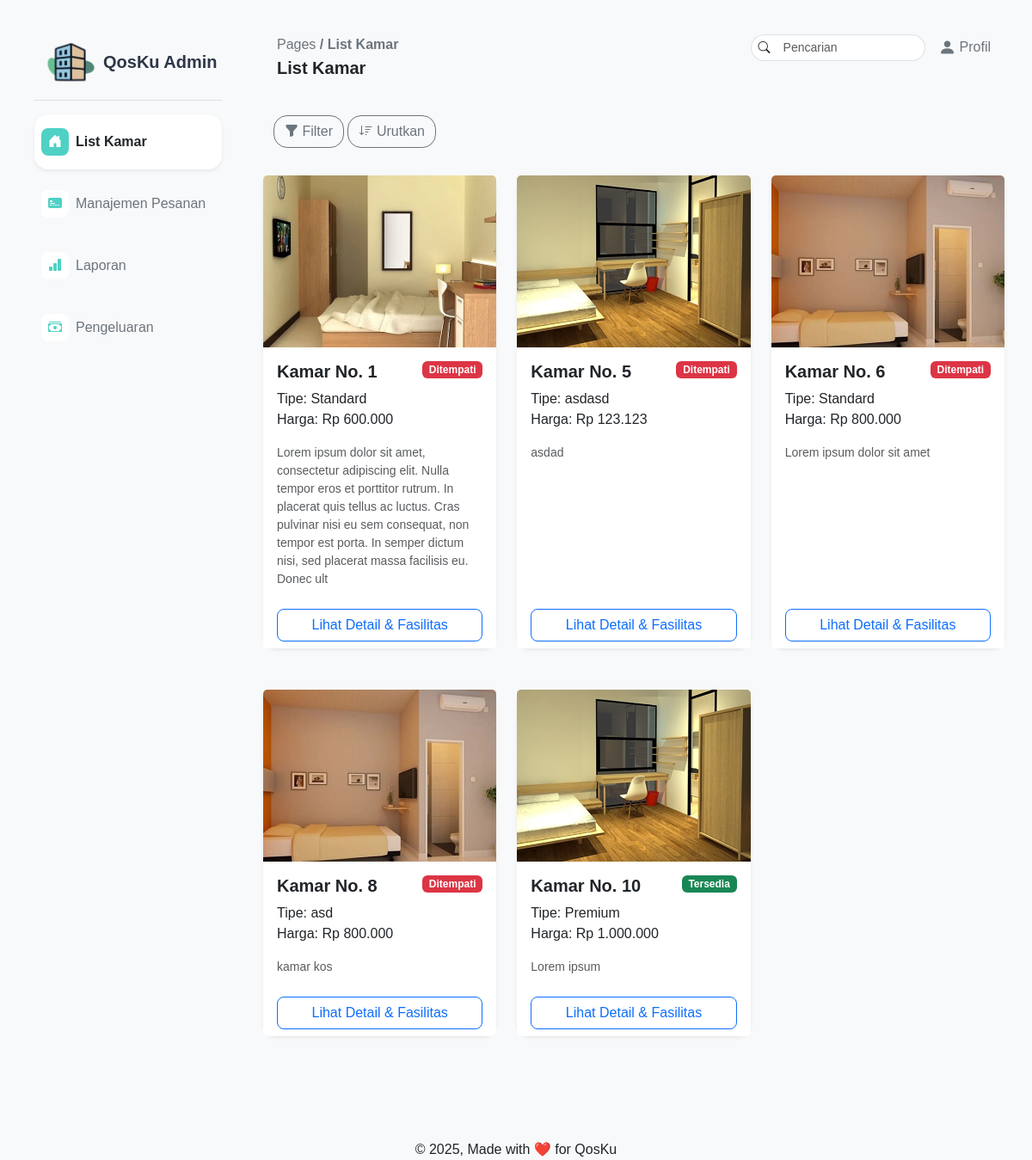
The page /pages/admin/dashboard.php (signed in) on the database its author committed.
### tables this page shows
CREATE TABLE `kamar_kos` (
  `idKamar` int(11) NOT NULL,
  `nomorKamar` int(11) NOT NULL,
  `tipeKamar` varchar(255) NOT NULL,
  `harga` int(11) NOT NULL,
  `statusKetersediaan` enum('Tersedia','Ditempati','Dalam Perbaikan') NOT NULL DEFAULT 'Tersedia',
  `deskripsi` varchar(255) NOT NULL,
  `gambar` varchar(255) NOT NULL
);

### pages/admin/dashboard.php (the view, shortened to what this page needs)
<?php
require "../../php/connect.php";
$perPage = 6;
$page = isset($_GET['page']) ? max(1, (int)$_GET['page']) : 1;
$offset = ($page - 1) * $perPage;
$query = "SELECT * FROM kamar_kos ORDER BY nomorKamar LIMIT $perPage OFFSET $offset";
$hasil = $connect->query($query);
$kamar = [];
if ($hasil) {
  $kamar = $hasil->fetch_all(MYSQLI_ASSOC);
}
?>
<!DOCTYPE html>
<html lang="en">
<head>
  <link href="https://cdn.jsdelivr.net/npm/bootstrap@5.3.6/dist/css/bootstrap.min.css" rel="stylesheet"
>
  <link rel="stylesheet" href="../../assets/css/style.css">
  <link rel="stylesheet" href="https://cdn.jsdelivr.net/npm/bootstrap-icons@1.13.1/font/bootstrap-icons.min.css">
</head>
<body class="bg-light">
  <div class="d-flex min-vh-100 ms-4 me-4">
    <?php include '../../layout/adminNavbar.php'; ?>
    <div class="flex-grow-1">
      <?php include '../../layout/adminHeader.php'; ?>
      <div class="container-fluid pt-4 pb-3">
        <div class="d-flex justify-content-between align-items-center mb-3 px-2">
          <div>
            <button class="btn btn-outline-secondary rounded-4"><i class="bi bi-funnel-fill"></i> Filter</button>
            <button class="btn btn-outline-secondary rounded-4"><i class="bi bi-sort-down"></i> Urutkan</button>
          </div>
        </div>
      </div>
      <div class="row g-4 px-2">
        <?php foreach ($kamar as $room): ?>
          <div class="col-md-4 mb-4">
            <div class="card shadow-sm border-0 rounded-4 h-100">
              <img src="<?= !empty($room['gambar']) ? '../../assets/img/' . $room['gambar'] : '../../assets/img/backgroundKamar.png' ?>"
                class="card-img-top"
                alt="Kamar No. <?= htmlspecialchars($room['nomorKamar']) ?>"
                style="height: 200px; object-fit: cover;">
              <div class="card-body">
                <div class="d-flex justify-content-between align-items-start">
                  <h5 class="card-title fw-bold">Kamar No. <?= htmlspecialchars($room['nomorKamar']) ?></h5>
                  <span class="badge bg-<?= $room['statusKetersediaan'] === 'Tersedia' ? 'success' : 'danger' ?>">
                    <?= htmlspecialchars($room['statusKetersediaan']) ?>
                  </span>
                </div>
                <p class="card-text">
                  <span class="d-block">Tipe: <?= htmlspecialchars($room['tipeKamar']) ?></span>
                  <span class="d-block">Harga: Rp <?= number_format($room['harga'], 0, ',', '.') ?></span>
                </p>
                <p class="card-text small text-muted"><?= nl2br(htmlspecialchars($room['deskripsi'])) ?></p>
              </div>
              <div class="card-footer bg-white border-0">
                <div class="d-grid">
                  <a href="detailkamar.php?idKamar=<?= $room['idKamar'] ?>" class="btn btn-outline-primary rounded-3">
                    Lihat Detail & Fasilitas
                  </a>
                </div>
              </div>
            </div>
          </div>
        <?php endforeach; ?>
      </div>
    </div>
  </div>
  <div class="footer text-center mt-5 pt-5">
    &copy; 2025, Made with ❤️ for QosKu
  </div>
</body>
</html>

### assets/css/style.css (style rules this page uses)
body { font-family: Helvetica, Arial, sans-serif; }

### rows shown on the page
kamar_kos: gambar (picture), nomorKamar "1", statusKetersediaan "Ditempati", tipeKamar "Standard", harga "600.000", deskripsi "Lorem ipsum dolor sit amet, consectetur adipiscing elit. Nulla tempor eros et porttitor rutrum. In placerat quis tellus ac luctus. Cras pulvinar nisi eu sem consequat, non tempor est porta. In semper dictum nisi, sed placerat massa facilisis eu. Donec ult"
kamar_kos: gambar (picture), nomorKamar "5", statusKetersediaan "Ditempati", tipeKamar "asdasd", harga "123.123", deskripsi "asdad"
kamar_kos: gambar (picture), nomorKamar "6", statusKetersediaan "Ditempati", tipeKamar "Standard", harga "800.000", deskripsi "Lorem ipsum dolor sit amet"
kamar_kos: gambar (picture), nomorKamar "8", statusKetersediaan "Ditempati", tipeKamar "asd", harga "800.000", deskripsi "kamar kos"
kamar_kos: gambar (picture), nomorKamar "10", statusKetersediaan "Tersedia", tipeKamar "Premium", harga "1.000.000", deskripsi "Lorem ipsum"

### other values the page prints
$page_titles[$current_page] "List Kamar"
